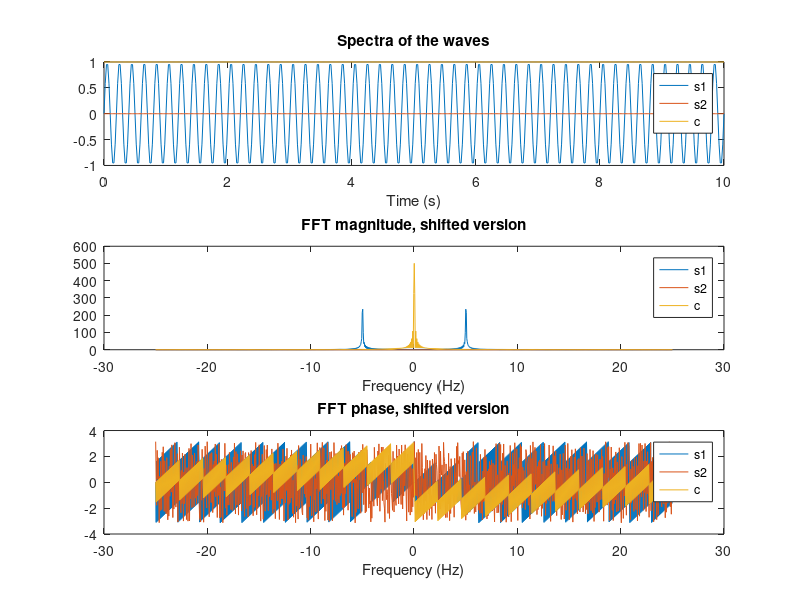

Reproduce this figure in MATLAB.
%% Excercise 07-10-'20

f1 = 5; % Frequency 1 in 5 Hz
f2 = 50; % Frequency 2 in 50 Hz

%Sampling frequence has to conform to Nyquist theorem, so min of 2*20 =40.
Fs = 50; 
T_max = 10; 
nfft = 1024;
% Consider the following signals:
t = 0:1/Fs:T_max;

s1 = sin(2*pi*t*f1); % 5 Hz sine wave
s2 = sin(2*pi*t*f2); % 50 Hz sine wave
c = cos(2*pi*t*f2); % 5 Hz cosine wave

% % And their combinations:
% x1 = s1*0.8+s2*0.2;
% x2 = s1*0.8+c1*0.2;
% x3 = [s1,s2];

%plotting spectra of the waves
subplot(3,1,1)
plot(t,s1,t,s2,t,c)
xlabel('Time (s)')
title('Spectra of the waves')
legend('s1', 's2','c')

%plotting FFT magnitude spectra
f=linspace(-Fs/2,Fs/2,nfft);
S1=fft(s1,nfft);
S2=fft(s2,nfft);
C=fft(c,nfft);
subplot(3,1,2)
plot(f,abs(fftshift(S1)),f,abs(fftshift(S2)),f,abs(fftshift(C)))
xlabel('Frequency (Hz)')
title('FFT magnitude, shifted version')
legend('s1','s2','c')

%plotting FFT phase spectra
subplot(3,1,3)
plot(f,angle(fftshift(S1)),f,angle(fftshift(S2)),f,angle(fftshift(C)))
xlabel('Frequency (Hz)')
title('FFT phase, shifted version')
legend('s1','s2','c')

%% Results

%Spectra of the waves: s1 has a sine shape, whilst s2 and c are straight
% lines at 0 and 1 respectively. 
%FFT magnitude: s1 has a magnitude at peak 0, s2 is a horizontal line at 0, c
% has a magnitude peak at 0.
%Phase: s1 and c have similar phase between -5 and 5 Hz, s2 is slightly
% different than both.
% Fs = 50; 
% T_max = 0.1; 
% nfft = 1024;

%Spectra of the waves: s1 has a sine shape, whilst s2 and c are straight
% lines at 0 and 1 respectively. 
%FFT magnitude: s1 has a magnitutde peak at -5 and 5 Hz, s2 is a straight line,
% c has a magnitude peak at 0. There is a reasonably lot of leakage.
%Phase: s1 changes in amplitude between -5 and 5 Hz, s2 doesn't change, c
% goes 'lower' after 0 Hz.
% Fs = 50; 
% T_max = 2; 
% nfft = 1024;

%Spectra of the waves: s1 has a sine shape, with a higher frequency than
% previous settings. s2 and c are straight lines at 0 and 1 respectively. 
%FFT magnitude: s1 has two magnitude peaks at -5 and 5 Hz, s2 is a straight
% line (doesn't have a peak), c has a peak at 0 Hz. There is a lot less
% leakage than with the previous settings.
%Phase: s1 changes in amplitude between -5 and 5 Hz, s2 has a general 
% oscillating figure, c goes 'lower' after 0 Hz.
% Fs = 50; 
% T_max = 10; 
% nfft = 1024;






